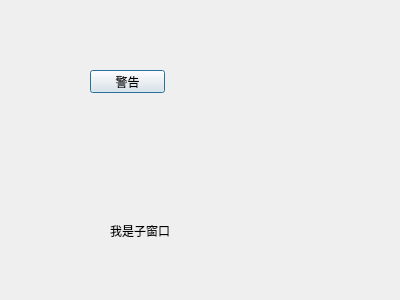
<?xml version="1.0" encoding="UTF-8"?>
<ui version="4.0">
 <class>ShowTest</class>
 <widget class="QDialog" name="ShowTest">
  <property name="geometry">
   <rect>
    <x>0</x>
    <y>0</y>
    <width>400</width>
    <height>300</height>
   </rect>
  </property>
  <property name="windowTitle">
   <string>Dialog</string>
  </property>
  <widget class="QPushButton" name="btnShow">
   <property name="geometry">
    <rect>
     <x>90</x>
     <y>70</y>
     <width>75</width>
     <height>23</height>
    </rect>
   </property>
   <property name="text">
    <string>警告</string>
   </property>
  </widget>
  <widget class="QLabel" name="label">
   <property name="geometry">
    <rect>
     <x>110</x>
     <y>220</y>
     <width>111</width>
     <height>21</height>
    </rect>
   </property>
   <property name="text">
    <string>我是子窗口</string>
   </property>
  </widget>
 </widget>
 <resources/>
 <connections/>
</ui>
